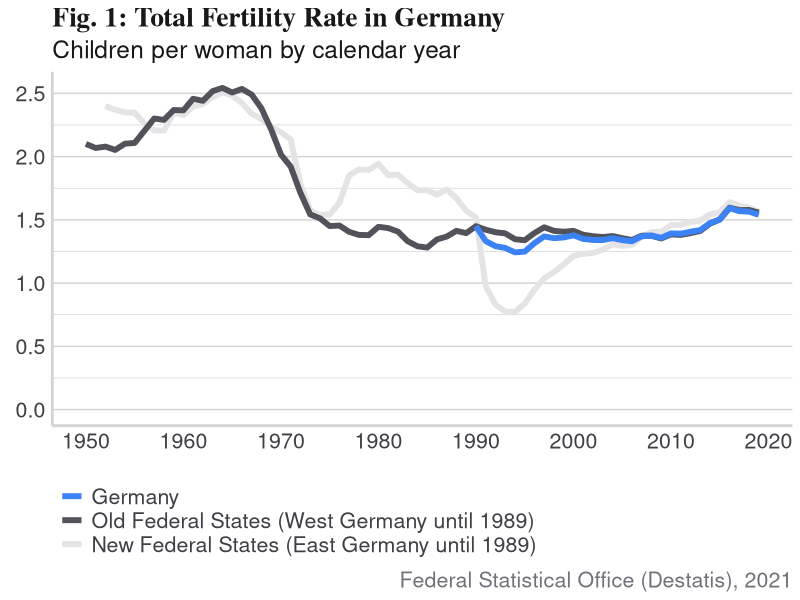
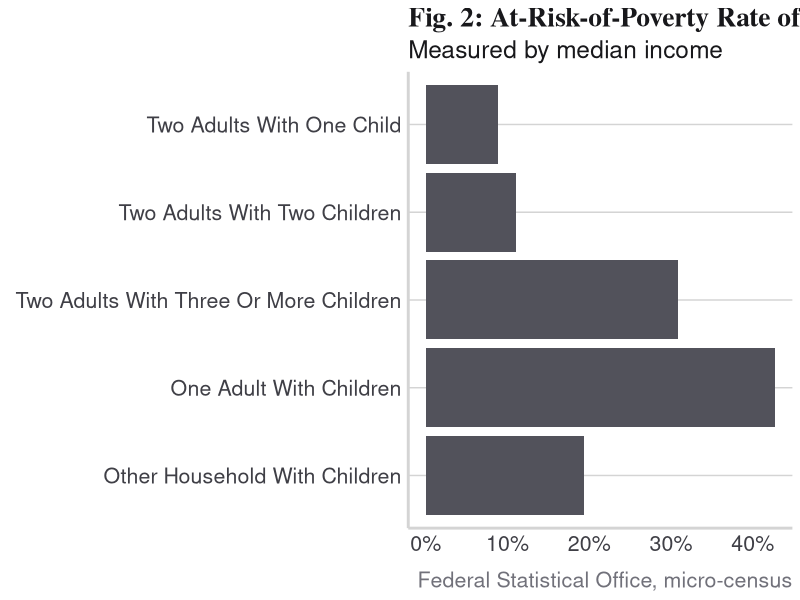
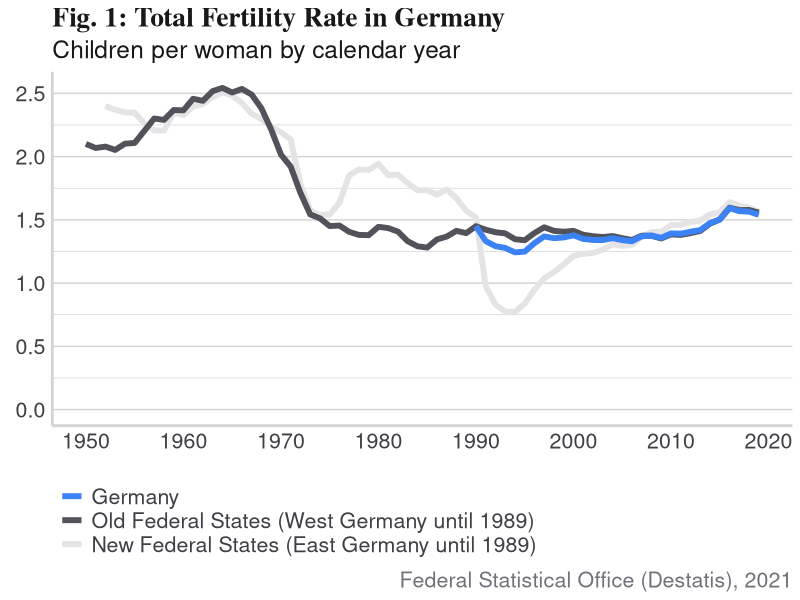
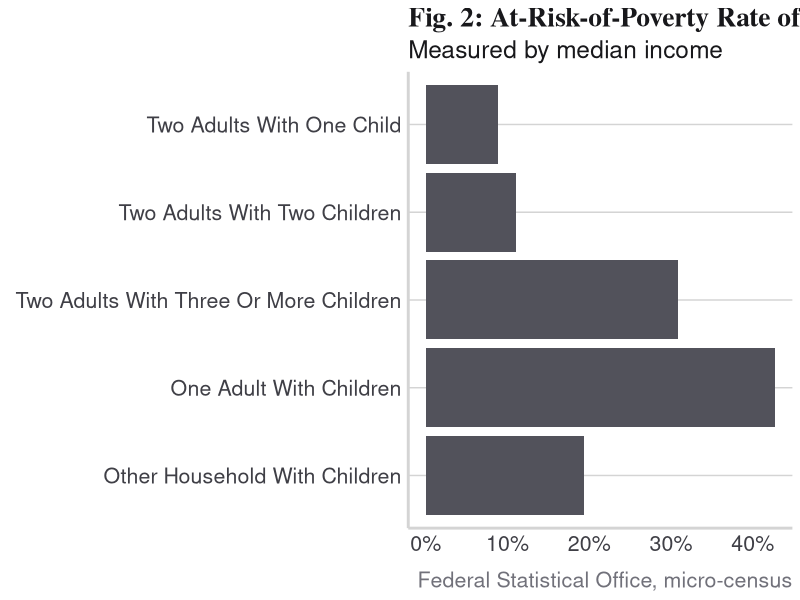

These figures' R source, in order: (Note: this script raises an error after producing the figures.)
## ---- chunk 1
knitr::opts_chunk$set(
  # centers figures in the document
  fig.align = 'center',
  # display source code in the document
  echo = TRUE,
  # preserve messages emitted
  message = FALSE,
  # preserve warnings emitted
  warning = FALSE
)
## ---- chunk 2
library(here)
library(maps)
library(readxl)
library(tidyverse)
## ---- chunk 3
colors_primary = list(
  very_light_blue = "#DBEAFE",
  light_blue = "#93C5FD",
  blue = "#3B82F6",
  dark_blue = "#1D4ED8",
  very_dark_blue = "#1E3A8A",
  very_light_gray = "#E4E4E7",
  light_gray = "#A1A1AA",
  dark_gray = "#52525B"
)

colors_secondary = list(
  title = "#18181B",
  text = "#3F3F46",
  line = "#D4D4D4",
  caption = "#71717A"
)
## ---- chunk 4
fertility_rate <-
  read_delim(
    file = here("data", "completed-cohort-fertility.csv"),
    delim = ";",
    escape_double = FALSE,
    col_names = c("Year",
                  "Germany",
                  "Old Federal States",
                  "New Federal States"),
    col_types = "innn",
    locale = locale(
      decimal_mark = ".",
      grouping_mark = ",",
      encoding = "UTF-8"
    ),
    trim_ws = TRUE,
    skip = 1
  )

tail(fertility_rate)
## ---- chunk 5
fertility_rate_long <- fertility_rate %>%
  gather(key = "Country/Region",
         value = "Total Fertility Rate", -"Year")

tail(fertility_rate_long)
## ---- chunk 6
# change factor order
fertility_rate_long$`Country/Region` <-
  factor(
    fertility_rate_long$`Country/Region`,
    c("New Federal States",
      "Old Federal States",
      "Germany")
  )

# rename factors
fertility_rate_long$`Country/Region` <- recode(
  fertility_rate_long$`Country/Region`,
  `New Federal States` = "New Federal States (East Germany until 1989)",
  `Old Federal States`  = "Old Federal States (West Germany until 1989)",
  `Germany` = "Germany"
)

levels(fertility_rate_long$`Country/Region`)
## ---- chunk 7
ggplot(
  data = fertility_rate_long,
  mapping = aes(x = Year,
                y = `Total Fertility Rate`,
                color = `Country/Region`)
) +
  geom_line(size = 2) +
  # starting y-axis from y=0
  expand_limits(y = 0) +
  # setting custom color scale
  scale_color_manual(
    values = c(
      colors_primary$very_light_gray,
      colors_primary$dark_gray,
      colors_primary$blue
    )
  ) +
  # setting x-axis scale from 1950 to 2020 in 10-year intervals
  scale_x_continuous(breaks = seq(from = 1950, to = 2020, by = 10)) +
  # setting y-axis scale
  scale_y_continuous(breaks = seq(from = 0, to = 2.5, by = 0.5)) +
  labs(
    title = "Fig. 1: Total Fertility Rate in Germany",
    subtitle = "Children per woman by calendar year",
    x = element_blank(),
    y = element_blank(),
    caption = "Federal Statistical Office (Destatis), 2021"
  ) +
  # reverse order of legend
  guides(color = guide_legend(reverse = TRUE)) +
  # Theme And Styles
  theme_minimal() +
  theme(
    axis.line = element_line(
      color = colors_secondary$line,
      size = 1,
      linetype = "solid"
    ),
    axis.text = element_text(color = colors_secondary$text,
                             size = rel(1.4)),
    legend.direction = "vertical",
    legend.justification = "left",
    legend.position = "bottom",
    legend.text = element_text(color = colors_secondary$text,
                               size = rel(1.4)),
    legend.title = element_blank(),
    panel.grid = element_line(color = colors_secondary$line),
    panel.grid.major.x = element_blank(),
    panel.grid.minor.x = element_blank(),
    plot.caption = element_text(color = colors_secondary$caption,
                                size = rel(1.4)),
    plot.subtitle = element_text(color = colors_secondary$title,
                                 size = rel(1.6)),
    plot.title = element_text(
      color = colors_secondary$title,
      size = rel(1.8),
      face = "bold",
      family = "serif"
    )
  )
## ---- chunk 8
ggsave(
  "figures/plot_1_fertility_rate.png",
  width = 24,
  height = 18,
  units = "cm",
  dpi = "retina",
  bg = "white"
)
## ---- chunk 9
poverty_risk_rate <-
  read_excel(
    "data/Armutsgefaehrdungsquote-nach-Haushaltstyp.xlsx",
    # translate column names from German to English
    col_names = c(
      "Year",
      "One-Person Household",
      "Two Adults Without Children",
      "Other Household Without Children",
      "One Adult With Children",
      "Two Adults With One Child",
      "Two Adults With Two Children",
      "Two Adults With Three Or More Children",
      "Other Household With Children"
    ),
    col_types = rep("numeric", times = 9),
    skip = 3,
    n_max = 15
  )
## ---- chunk 10
poverty_risk_rate <- poverty_risk_rate %>%
  filter(Year == 2019) %>%
  select(
    `Year`,
    `One Adult With Children`,
    `Two Adults With One Child`,
    `Two Adults With Two Children`,
    `Two Adults With Three Or More Children`,
    `Other Household With Children`
  )

str(poverty_risk_rate)
## ---- chunk 11
poverty_risk_rate_long <- poverty_risk_rate %>%
  gather(key = "Household Type",
         value = "Poverty Risk Rate", -"Year")

poverty_risk_rate_long
## ---- chunk 12
poverty_risk_rate_long$`Household Type` <-
  factor(
    poverty_risk_rate_long$`Household Type`,
    c(
      "Other Household With Children",
      "One Adult With Children",
      "Two Adults With Three Or More Children",
      "Two Adults With Two Children",
      "Two Adults With One Child"
    )
  )

levels(poverty_risk_rate_long$`Household Type`)
## ---- chunk 13
ggplot(data = poverty_risk_rate_long,
       mapping = aes(x = `Poverty Risk Rate`,
                     y = `Household Type`)) +
  geom_col(fill = colors_primary$dark_gray) +
  # format x-axis scale as percentage
  scale_x_continuous(
    labels = function(x)
      paste0(x, "%")
  ) +
  labs(
    title = "Fig. 2: At-Risk-of-Poverty Rate of Families",
    subtitle = "Measured by median income",
    x = element_blank(),
    y = element_blank(),
    caption = "Federal Statistical Office, micro-census"
  ) +
  theme_minimal() +
  theme(
    axis.line = element_line(
      color = colors_secondary$line,
      size = 1,
      linetype = "solid"
    ),
    axis.text = element_text(color = colors_secondary$text,
                             size = rel(1.4)),
    panel.grid = element_line(color = colors_secondary$line),
    panel.grid.major.x = element_blank(),
    panel.grid.minor.x = element_blank(),
    plot.caption = element_text(color = colors_secondary$caption,
                                size = rel(1.4)),
    plot.subtitle = element_text(color = colors_secondary$title,
                                 size = rel(1.6)),
    plot.title = element_text(
      color = colors_secondary$title,
      size = rel(1.8),
      face = "bold",
      family = "serif"
    )
  )
## ---- chunk 14
ggsave(
  "figures/plot_2_poverty_risk_rate.png",
  width = 24,
  height = 18,
  units = "cm",
  dpi = "retina",
  bg = "white"
)
## ---- chunk 15
fertility_rate_eu <- read_csv(
  file = "data/estat_tps00199.csv",
  col_names = c("Country Code", seq(
    from = 2008, to = 2019, by = 1
  )),
  col_types = "cnnnnnnnnnnnn",
  na = ":",
  trim_ws = TRUE,
  skip = 1
)

head(fertility_rate_eu)
## ---- chunk 16
fertility_rate_eu <- fertility_rate_eu %>%
  mutate(`Country Code` = sub("A;TOTFERRT;", "", `Country Code`))

head(fertility_rate_eu)
## ---- chunk 17
eu_countries <- list(
  "BE" = "Belgium",
  "BG" = "Bulgaria",
  "CZ" = "Czechia",
  "DK" = "Denmark",
  "DE" = "Germany",
  "EE" = "Estonia",
  "IE" = "Ireland",
  "EL" = "Greece",
  "ES" = "Spain",
  "FR" = "France",
  "HR" = "Croatia",
  "IT" = "Italy",
  "CY" = "Cyprus",
  "LV" = "Latvia",
  "LT" = "Lithuania",
  "LU" = "Luxembourg",
  "HU" = "Hungary",
  "MT" = "Malta",
  "NL" = "Netherlands",
  "AT" = "Austria",
  "PL" = "Poland",
  "PT" = "Portugal",
  "RO" = "Romania",
  "SI" = "Slovenia",
  "SK" = "Slovakia",
  "FI" = "Finland",
  "SE" = "Sweden",
  "UK" = "United Kingdom"
)

efta_countries <- list(
  "IS" = "Iceland",
  "LI" = "Liechtenstein",
  "NO" = "Norway",
  "CH" = "Switzerland"
)
## ---- chunk 18
fertility_rate_eu <- fertility_rate_eu %>%
  select(`Country Code`, `2019`) %>%
  rename(`Fertility Rate` = `2019`) %>%
  filter(`Country Code` %in% c(names(eu_countries), names(efta_countries))) %>%
  mutate(region = as.character(append(eu_countries, efta_countries)[`Country Code`]))

head(fertility_rate_eu)
## ---- chunk 19
eu_map <- map_data("world")

eu_fertility_map <- left_join(eu_map, fertility_rate_eu, by = "region")

tail(eu_fertility_map)
## ---- chunk 20
ggplot(data = eu_fertility_map, mapping = aes(x = long, y = lat)) +
  geom_polygon(
    mapping = aes(group = group, fill = `Fertility Rate`),
    size = 0.25,
    color = colors_primary$very_light_gray
  ) +
  
  xlim(-25, 35) +
  ylim(34, 71.5) +
  coord_map() +
  theme_void() +
  scale_fill_stepsn(
    colors = c(
      colors_primary$very_light_blue,
      colors_primary$light_blue,
      colors_primary$blue,
      colors_primary$dark_blue,
      colors_primary$very_dark_blue
    ),
    na.value = colors_primary$very_light_gray
  ) +
  labs(
    title = "Fig. 3: Total Fertility Rates in Europe",
    subtitle = "EU and EFTA countries in 2019",
    x = element_blank(),
    y = element_blank(),
    caption = "Source: eurostat"
  ) +
  theme(
    legend.text = element_text(color = colors_secondary$text, size = rel(1.4)),
    legend.title = element_blank(),
    plot.caption = element_text(color = colors_secondary$caption,
                                size = rel(1.4)),
    plot.subtitle = element_text(color = colors_secondary$title,
                                 size = rel(1.6),),
    plot.title = element_text(
      color = colors_secondary$title,
      size = rel(1.8),
      face = "bold",
      family = "serif"
    )
  )
## ---- chunk 21
ggsave(
  "figures/plot_3_fertility_rate_eu.png",
  width = 24,
  height = 18,
  units = "cm",
  dpi = "retina",
  bg = "white"
)
